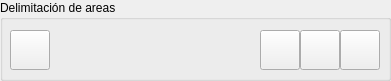
   <widget class="QGroupBox" name="da_group">
    <property name="geometry">
     <rect>
      <x>10</x>
      <y>460</y>
      <width>391</width>
      <height>81</height>
     </rect>
    </property>
    <property name="title">
     <string>Delimitación de areas</string>
    </property>
    <widget class="QPushButton" name="da_btn_clear">
     <property name="geometry">
      <rect>
       <x>300</x>
       <y>30</y>
       <width>40</width>
       <height>40</height>
      </rect>
     </property>
     <property name="minimumSize">
      <size>
       <width>40</width>
       <height>40</height>
      </size>
     </property>
     <property name="maximumSize">
      <size>
       <width>40</width>
       <height>40</height>
      </size>
     </property>
     <property name="toolTip">
      <string>&lt;html&gt;&lt;head/&gt;&lt;body&gt;&lt;p&gt;Limpiar&lt;/p&gt;&lt;/body&gt;&lt;/html&gt;</string>
     </property>
     <property name="text">
      <string/>
     </property>
     <property name="icon">
      <iconset>
       <normaloff>../icons/limpiar.png</normaloff>../icons/limpiar.png</iconset>
     </property>
     <property name="iconSize">
      <size>
       <width>32</width>
       <height>32</height>
      </size>
     </property>
    </widget>
    <widget class="QPushButton" name="da_btn_coordinates">
     <property name="geometry">
      <rect>
       <x>10</x>
       <y>30</y>
       <width>40</width>
       <height>40</height>
      </rect>
     </property>
     <property name="minimumSize">
      <size>
       <width>40</width>
       <height>40</height>
      </size>
     </property>
     <property name="maximumSize">
      <size>
       <width>40</width>
       <height>40</height>
      </size>
     </property>
     <property name="toolTip">
      <string>&lt;html&gt;&lt;head/&gt;&lt;body&gt;&lt;p&gt;Dibujar coordenadas&lt;/p&gt;&lt;/body&gt;&lt;/html&gt;</string>
     </property>
     <property name="styleSheet">
      <string notr="true">border-color: rgb(255, 85, 0);</string>
     </property>
     <property name="text">
      <string/>
     </property>
     <property name="icon">
      <iconset>
       <normaloff>../icons/coordenadas.png</normaloff>../icons/coordenadas.png</iconset>
     </property>
     <property name="iconSize">
      <size>
       <width>36</width>
       <height>36</height>
      </size>
     </property>
    </widget>
    <widget class="QPushButton" name="da_btn_view">
     <property name="geometry">
      <rect>
       <x>260</x>
       <y>30</y>
       <width>40</width>
       <height>40</height>
      </rect>
     </property>
     <property name="minimumSize">
      <size>
       <width>40</width>
       <height>40</height>
      </size>
     </property>
     <property name="maximumSize">
      <size>
       <width>40</width>
       <height>40</height>
      </size>
     </property>
     <property name="toolTip">
      <string>&lt;html&gt;&lt;head/&gt;&lt;body&gt;&lt;p&gt;Ver imagen&lt;/p&gt;&lt;/body&gt;&lt;/html&gt;</string>
     </property>
     <property name="text">
      <string/>
     </property>
     <property name="icon">
      <iconset>
       <normaloff>../icons/ver.png</normaloff>../icons/ver.png</iconset>
     </property>
     <property name="iconSize">
      <size>
       <width>32</width>
       <height>32</height>
      </size>
     </property>
    </widget>
    <widget class="QPushButton" name="da_btn_delete">
     <property name="geometry">
      <rect>
       <x>340</x>
       <y>30</y>
       <width>40</width>
       <height>40</height>
      </rect>
     </property>
     <property name="minimumSize">
      <size>
       <width>40</width>
       <height>40</height>
      </size>
     </property>
     <property name="maximumSize">
      <size>
       <width>40</width>
       <height>40</height>
      </size>
     </property>
     <property name="toolTip">
      <string>&lt;html&gt;&lt;head/&gt;&lt;body&gt;&lt;p&gt;Limpiar&lt;/p&gt;&lt;/body&gt;&lt;/html&gt;</string>
     </property>
     <property name="text">
      <string/>
     </property>
     <property name="icon">
      <iconset>
       <normaloff>../icons/eliminar.png</normaloff>../icons/eliminar.png</iconset>
     </property>
     <property name="iconSize">
      <size>
       <width>32</width>
       <height>32</height>
      </size>
     </property>
    </widget>
   </widget>
